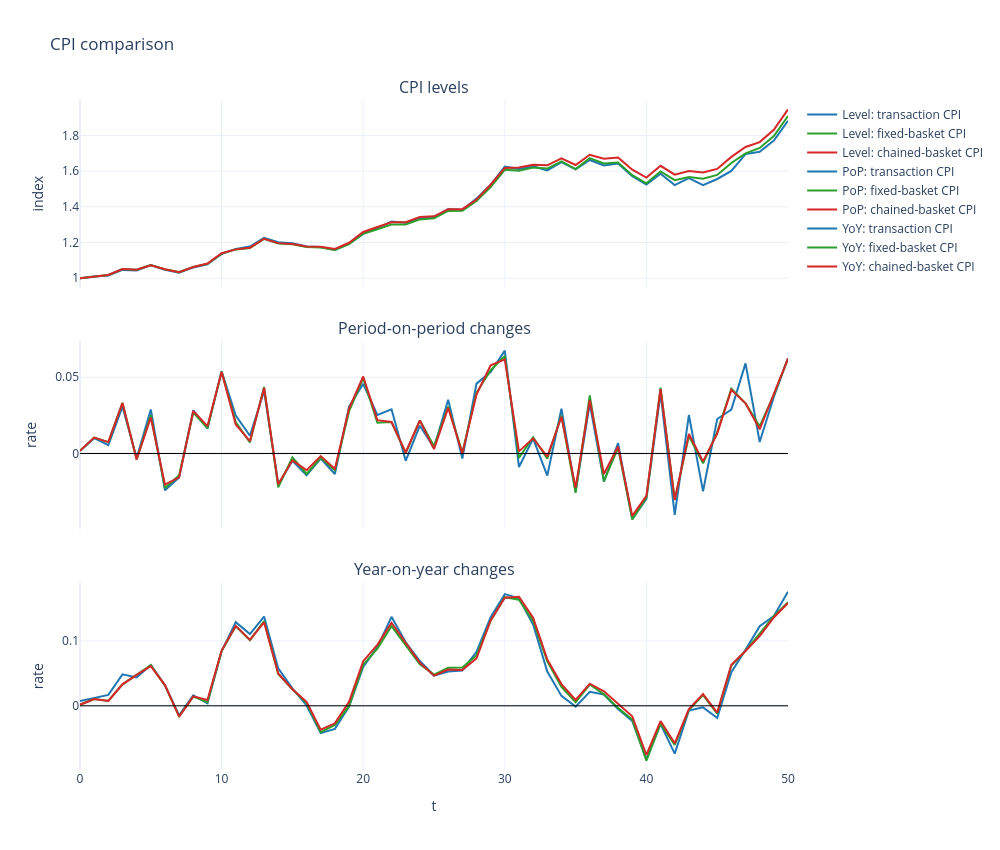
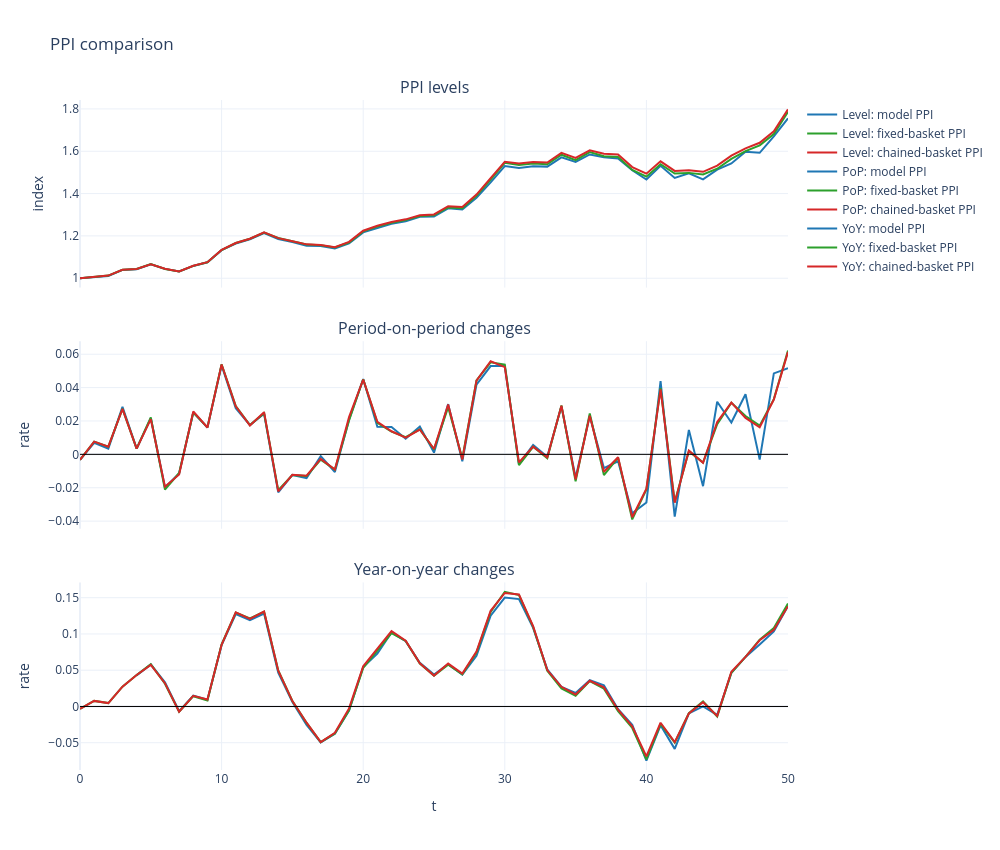
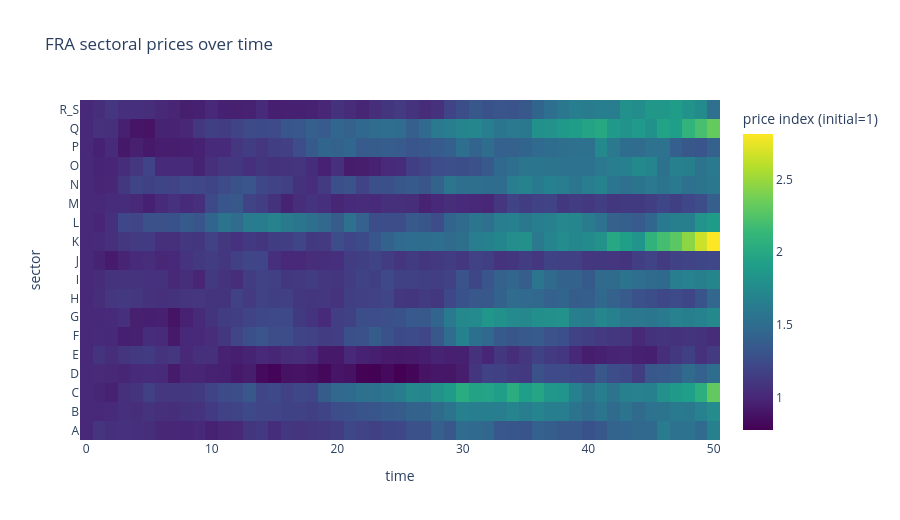
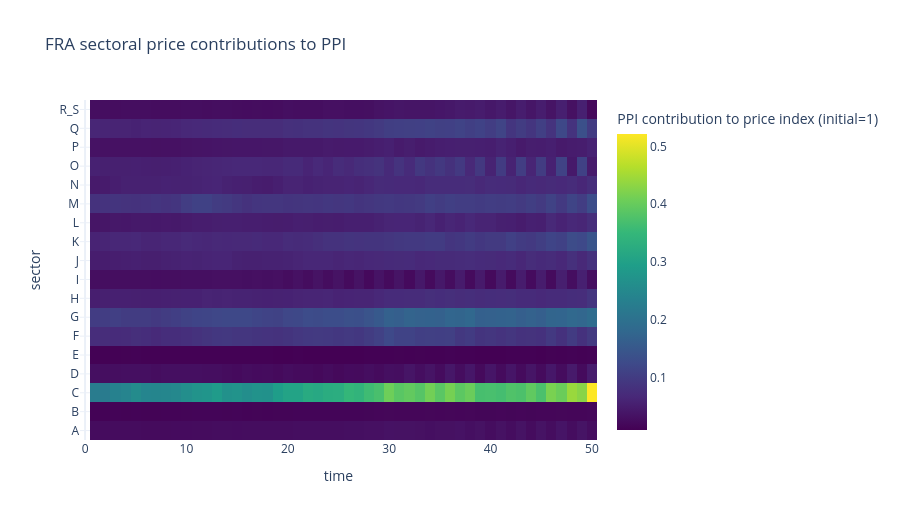

Write notebook code for charts like these, in order.
### Code cell
# Price And Sector Diagnostics
cpi_df = build_cpi_comparison_df(model, country_code=cfg.country_iso3)
ppi_df = build_ppi_comparison_df(model, country_code=cfg.country_iso3)
plot_cpi_comparison(cpi_df)
plot_ppi_comparison(ppi_df)
plot_sectoral_prices_over_time(model=model, country_code=cfg.country_iso3)
plot_sectoral_prices_over_time(model=model, country_code=cfg.country_iso3, kind="lines", print_sector_names=False)
plot_employment_by_sector(model, cfg.country_iso3, title="Employment by sector (model)")
